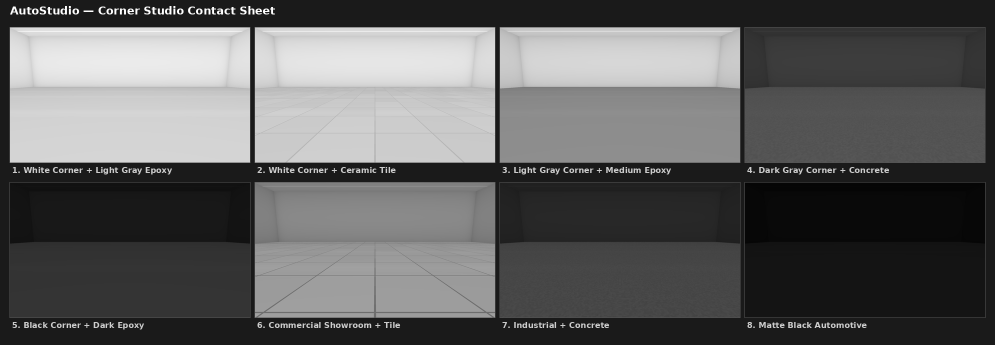
#> input picture backend/studio_contact_sheet.png, 1990 x 690 px (shown at 1/2 size)
$ python -i image_processing.py   (imports and definitions only)
#> lines starting #> are read from the running program, lines starting #| are printed output that depends on the picture
#> further down, picture is the input picture: PIL image 1990x690 RGB; mean R, G, B 95, 95, 95
"""
Core image processing services for AutoStudio AI.
Implements production compositing pipeline:
- Background removal (using external API)
- Studio background placement
- Vehicle scaling and positioning with wheel contact detection
- Contact shadow generation with studio-specific shadow profiles
- Ambient occlusion shadow for physical grounding
- Optional enhancement pipeline (feature-flagged)

Feature flags (env vars):
- ENABLE_ENHANCEMENT: Enable paint/wheel enhancement (default: false)
- ENABLE_LIGHTING_CORRECTION: Enable lighting correction (default: false)
"""

import io
import logging
import math
import os
from abc import ABC, abstractmethod
from dataclasses import dataclass, field
from typing import Dict, List, Optional, Tuple

import numpy as np
from PIL import Image, ImageDraw, ImageEnhance, ImageFilter, ImageFont, ImageOps

logger = logging.getLogger(__name__)

# ============================================================================
# Feature Flags
# ============================================================================

ENABLE_ENHANCEMENT = os.getenv("ENABLE_ENHANCEMENT", "false").lower() == "true"
ENABLE_LIGHTING_CORRECTION = os.getenv("ENABLE_LIGHTING_CORRECTION", "false").lower() == "true"

# [5 lines not run here, left out]


# ============================================================================
# Studio Shadow Profile & Vehicle Type Definitions
# ============================================================================


@dataclass
class StudioShadowProfile:
    """Shadow parameters specific to each studio environment.

    Each studio has different lighting conditions, so shadows must
    be tuned per-studio to look natural.
    """

    floor_y: float = 0.88
    """Vertical position of the floor line as a fraction of canvas height (0.0-1.0)."""

    shadow_direction: str = "center"
    """Direction shadows fall: 'center', 'left', or 'right'.

    - center: light directly above, shadow falls straight down
    - left: light from the right, shadow offset to the left
    - right: light from the left, shadow offset to the right
    """

    shadow_blur: int = 35
    """Gaussian blur radius for the body shadow (pixels). Higher = softer."""

    shadow_opacity: float = 0.30
    """Maximum opacity of the body shadow (0.0-1.0)."""

    shadow_length: float = 1.0
    """Shadow length multiplier. 1.0 = standard, >1.0 = longer shadow."""

    tire_shadow_blur: int = 14
    """Gaussian blur radius for the tire contact shadow (pixels)."""

    tire_shadow_opacity: float = 0.55
    """Maximum opacity of the tire contact shadow (0.0-1.0)."""

    ao_shadow_opacity: float = 0.40
    """Maximum opacity of the ambient occlusion contact shadow (0.0-1.0)."""

    ao_shadow_width: float = 1.0
    """Width multiplier for the ambient occlusion shadow relative to vehicle width."""

    ao_shadow_height: float = 0.05
    """Height of the AO shadow as a fraction of canvas height."""

    vehicle_y_offset: float = 0.035
    """Additional vertical offset as a fraction of canvas height (positive = lower, negative = higher).

    This controls how far down the vehicle sits on the studio floor.
    0.035 = 3.5% of canvas height (~38px on 1080, ~76px on 4K).
    Use positive values to push the vehicle lower (better ground contact),
    negative values if the vehicle overlaps the floor too much.
    """

    vehicle_scale: float = 1.0
    """Scale multiplier applied to the vehicle type's base scale target.

    1.0 = default size, 0.9 = 10% smaller, 1.1 = 10% larger.
    Adjust to fine-tune vehicle proportions relative to the studio.
    """

    shadow_strength: float = 1.0
    """Overall shadow strength multiplier. Scales all shadow opacities.

    1.0 = default shadows, 1.3 = 30% stronger, 0.7 = 30% lighter.
    Higher values make shadows more pronounced, lower values more subtle.
    """

    horizon_y: float = 0.45
    """Vertical position of the studio horizon/vanishing point (0.0-1.0).

    Used for perspective matching: when the horizon is lower (smaller value),
    the camera is more at eye level and the vehicle should sit lower on the floor.
    When the horizon is higher (larger value), the camera is looking down more.
    """


# Vehicle type classification thresholds based on aspect ratio (width / height)
VEHICLE_TYPE_SUV = "suv"
VEHICLE_TYPE_SEDAN = "sedan"
VEHICLE_TYPE_COUPE = "coupe"
VEHICLE_TYPE_HATCHBACK = "hatchback"
VEHICLE_TYPE_WAGON = "wagon"

# Scale targets per vehicle type (fraction of canvas width)
VEHICLE_SCALE_TARGETS = {
    VEHICLE_TYPE_SUV: 0.75,        # SUVs: 70-80% canvas width
    VEHICLE_TYPE_SEDAN: 0.70,      # Sedans: 65-75% canvas width
    VEHICLE_TYPE_COUPE: 0.68,      # Coupes: 63-73% canvas width (slightly smaller)
    VEHICLE_TYPE_WAGON: 0.72,      # Wagons: 67-77% canvas width (slightly wider)
    VEHICLE_TYPE_HATCHBACK: 0.65,  # Hatchbacks: 60-70% canvas width
}


# ============================================================================
# Interface for AI Background Removers (External API wrapper)
# ============================================================================


class BackgroundRemover(ABC):
    """Abstract base for background removal services."""

    # [4 lines left out: function remove_background, not called in this run]


class RemoveBGRemover(BackgroundRemover):
    """Wrapper for remove.bg API (example). Replace with your provider."""

    def __init__(self, api_key: str):
        self.api_key = api_key

    # [5 lines left out: function remove_background, not called in this run]


class MockRemover(BackgroundRemover):
    """Mock remover for local development/testing."""

    # [14 lines left out: function remove_background, not called in this run]


# ============================================================================
# Contact Shadow Generator (studio-aware, with tire contact shadows)
# ============================================================================


class ContactShadowGenerator:
    """Generates realistic contact shadows beneath the vehicle.

    Creates three shadow layers for physical grounding:
    1. Ambient occlusion contact shadow — dark band at the vehicle's base
       where it meets the floor, giving a sense of physical contact
    2. Tire contact shadows — thin, darker elliptical patches directly
       under each tire contact point
    3. Body floor shadow — wider, softer shadow under the vehicle body,
       offset based on studio lighting direction

    Studio-specific parameters are provided via StudioShadowProfile.
    """

    # [226 lines left out: functions generate_ambient_occlusion_shadow, generate_tire_contact_shadow, generate_body_floor_shadow, not called in this run]


# ============================================================================
# Lighting Correction (feature-flagged, disabled by default)
# ============================================================================


class LightingCorrector:
    """Applies professional lighting corrections to the car.

    DISABLED by default (ENABLE_LIGHTING_CORRECTION=false).
    Can cause quality degradation; only enable if specifically needed.
    """

    def __init__(
        self,
        brightness: float = 1.1,
        contrast: float = 1.2,
        color_balance: Tuple[float, float, float] = (1.0, 1.0, 1.0),
        sharpen: float = 0.5,
    ):
        self.brightness = brightness
        self.contrast = contrast
        self.color_balance = color_balance
        self.sharpen = sharpen

    def correct(self, image: Image.Image) -> Image.Image:
        """Apply professional lighting corrections while preserving alpha channel."""
        if "A" in image.getbands():
            alpha = image.split()[3]
        else:
            alpha = Image.new("L", image.size, 255)
#> alpha: PIL image 1990x690 L; every value is 255

        img = image.convert("RGB")

        r, g, b = img.split()
        r = ImageEnhance.Brightness(r).enhance(self.color_balance[0])
        g = ImageEnhance.Brightness(g).enhance(self.color_balance[1])
        b = ImageEnhance.Brightness(b).enhance(self.color_balance[2])
        img = Image.merge("RGB", (r, g, b))

        img = ImageEnhance.Brightness(img).enhance(self.brightness)
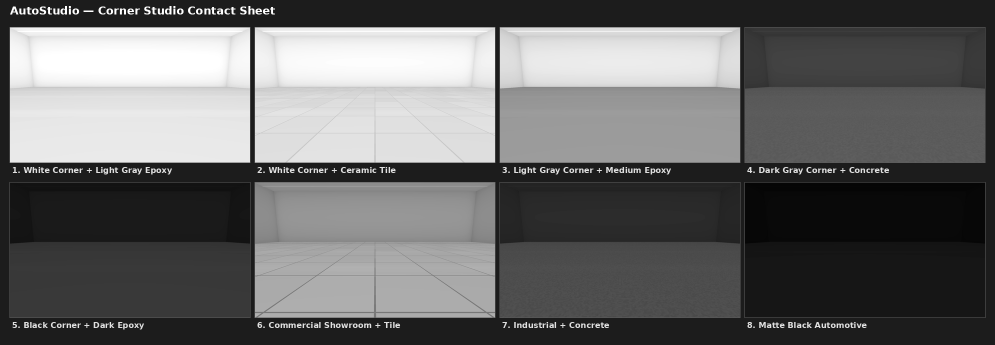
#> img: PIL image 1990x690 RGB (shown at 1/2 size); mean R, G, B 104, 104, 104
        img = ImageEnhance.Contrast(img).enhance(self.contrast)
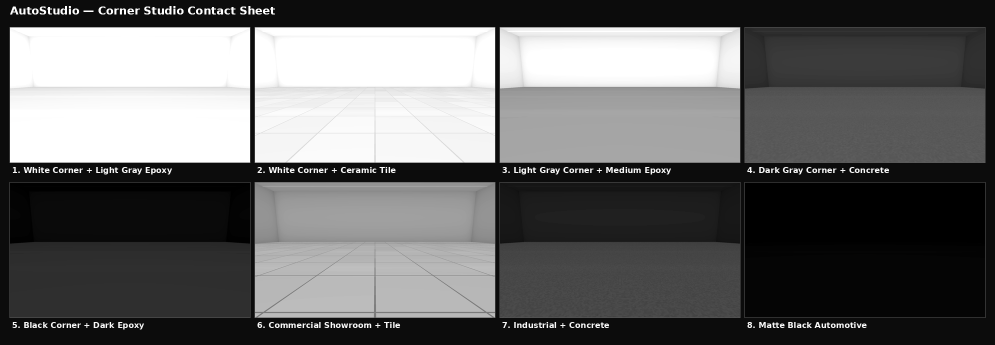
#> img: PIL image 1990x690 RGB (shown at 1/2 size); mean R, G, B 102.4, 102.4, 102.4

        if self.sharpen > 0:
            img = ImageEnhance.Sharpness(img).enhance(1 + self.sharpen)

        result = Image.merge("RGBA", img.split() + (alpha,))
        return result


# ============================================================================
# Perspective Corrector (preserved for future use)
# ============================================================================


class PerspectiveCorrector:
    """Corrects perspective and maintains proper car proportions.

    NOTE: Not currently used in the production pipeline.
    Vehicle perspective is preserved as-is to avoid distortion.
    Future perspective correction should be based on explicit wheel
    geometry and horizon detection, not estimated transforms.
    """

    # [23 lines left out: functions __init__, correct, not called in this run]


# ============================================================================
# Wheel Preservation (feature-flagged, disabled by default)
# ============================================================================


class WheelPreserver:
    """Ensures wheels maintain detail and don't get over-processed.

    Only used when ENABLE_ENHANCEMENT=true.
    """

    def __init__(self, wheel_mask_threshold: int = 50, sharpen_strength: float = 1.3):
        self.wheel_mask_threshold = wheel_mask_threshold
        self.sharpen_strength = sharpen_strength

    # [8 lines left out: function preserve, not called in this run]


# ============================================================================
# Paint Reflection Enhancer (feature-flagged, disabled by default)
# ============================================================================


class PaintReflectionEnhancer:
    """Enhances paint reflections and glossy finish.

    DISABLED by default (ENABLE_ENHANCEMENT=false).
    Known to reduce image quality — blur softens details, body lines, and wheels.
    """

    # [43 lines left out: functions __init__, enhance, not called in this run]


# ============================================================================
# Reflection Generator (DISABLED — kept for reference only)
# ============================================================================


class ReflectionGenerator:
    """
    DEPRECATED: Generates mirrored floor reflections.

    This creates a second vehicle image below the car, which looks
    like a duplicate vehicle rather than a natural reflection.
    Disabled in production — replaced by ContactShadowGenerator.
    """

    # [39 lines left out: functions __init__, generate, not called in this run]


# ============================================================================
# Shadow Generator (legacy — kept for reference)
# ============================================================================


class ShadowGenerator:
    """Generates shadow from car mask. Used in legacy pipeline only."""

    # [43 lines left out: functions __init__, generate, not called in this run]


# ============================================================================
# Main AI Compositing Service (Production Pipeline)
# ============================================================================


class AICompositingService:
    """Orchestrates the production AI compositing pipeline for professional car photography.

    Pipeline (production default):
    1. Remove background
    2. Crop to vehicle bounding box & classify vehicle type
    3. Scale vehicle based on type (SUV/sedan/coupe/wagon/hatchback)
    4. Detect wheel contact points (lowest opaque pixels)
    5. [Optional] Lighting correction (ENABLE_LIGHTING_CORRECTION)
    6. [Optional] Enhancement (ENABLE_ENHANCEMENT)
    7. Generate ambient occlusion shadow + tire contact shadows + body floor shadow
    8. Composite: studio bg → AO shadow → body shadow → tire shadow → vehicle

    Wheel contact detection ensures vehicles sit ON the floor rather
    than floating above it, matching OEM configurator imagery.

    Target output resembles:
    - BMW configurator imagery
    - Audi configurator imagery
    - Volvo configurator imagery
    - Mercedes configurator imagery
    - Dealer studio photography
    - Automotive marketplace listing images
    """

    # Default floor position ratio (overridden by studio shadow profile)
    FLOOR_POSITION_RATIO = 0.88

    # [873 lines left out: functions __init__, _detect_wheel_contact_points, _classify_vehicle_type, _scale_vehicle, process, _apply_window_transparency and 4 more, not called in this run]

>>> from PIL import Image
>>> picture = Image.open('../../studio_contact_sheet.png')
>>> result = LightingCorrector().correct(picture)
